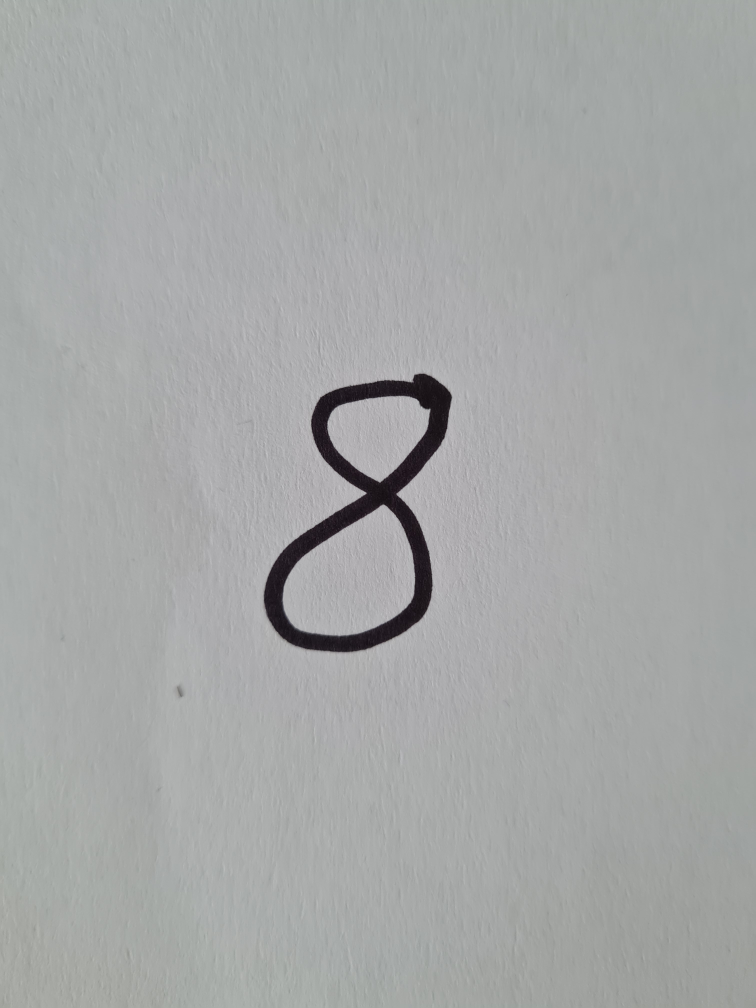
#> input picture 6. Computer Vision/04. Kernels, callbacks and thresholding/numbers/8.jpg, 3024 x 4032 px (shown at 1/4 size)
$ jupyter execute --allow-errors 'Mini projects.ipynb'   (shell and % lines are left out)
#> lines starting #> are read from the running program, lines starting #| are printed output that depends on the picture; after the words box and inside, x2 and y2 are one past the last pixel; in counts of white or black regions, pixels touching at a corner belong together
# Mini projects

## Level 1

### Photo art app

1. Create a function that receives an image and converts it to a sketch so it looks similar to this:

### Instagram filters app

1. Create a function that given a photo it applies a black and white filter
1. Create a filter that will change color of the image

## Level 2

### Photo art app

1. Change the app so it can now do the same but using your webcam to make it in real time
**Hint:** you can use ```cv2.VideoCapture(0)```

### Photo correction app

1. Create a funtion to clean *noise* from images

### Instagram filters app

1. Create a function that applies a sepia filter to the image, for a BGR image apply this kernel:
        [0.272, 0.534, 0.131],
        [0.349, 0.686, 0.168],
        [0.393, 0.769, 0.189]

Get the BGR value of the pixel.
Calculate tr, tg and tb using the formula

tb = 0.272R + 0.534G + 0.131B
tg = 0.349R + 0.686G + 0.168B
tr = 0.393R + 0.769G + 0.189B

Take the integer value.

Set the new RGB value of the pixel as per the following condition:

If tb > 255 then b = 255 else b = tb
If tg > 255 then g = 255 else g = tg
If tr > 255 then r = 255 else r = tr

Example:

Consider a color pixel with the following values

A = 255

R = 100

G = 150

B = 200

Where A, R, G and B represents the Alpha, Red, Green and Blue value of the pixel.

Remember! ARGB will have an integer value in the range 0 to 255.

So, to convert the color pixel into sepia pixel we have to first calculate tr, tg and tb.

tr = 0.393(100) + 0.769(150) + 0.189(200)

tr = 192.45

tr = 192 (taking integer value)

Similarly,

tg = 0.349(100) + 0.686(150) + 0.168(200) = 171 (taking integer value)

and tb = 0.272(100) + 0.534(150) + 0.131(200) = 133 (taking integer value)

## Level 3

### Instagram filters app

1. Apply the sepia filter by using the cv2.transfor function
1. Create different filters from the sepia filter so it renders different images

# More projects

## Handwriting recognition

1. Write a one digit number (from 0 to 9) on a paper and using your mobile phone take a picture of it
1. Crop the image manually and pass it to a a function that will process it so it looks like a char in the MNIST dataset, make sure it is the correct size as well

1. Pass it through a MNIST classifier and print the prediction on screen

1. Modify the image so now it also contains the predicted result on the image
1. Try it with all digits

[cell 1]
import cv2

import matplotlib.pyplot as plt

[cell 2]
#read image
path = 'numbers/8.jpg'
img = cv2.imread(path,0)
#> img: shape (4032, 3024); min 1, max 212, mean 166.5
img.shape
#> Out = (4032, 3024)

[cell 3]
plt.imshow(img, cmap='gray')

[cell 4]
#cropping image

cropped_img = img[1450:2650,1000:1900]
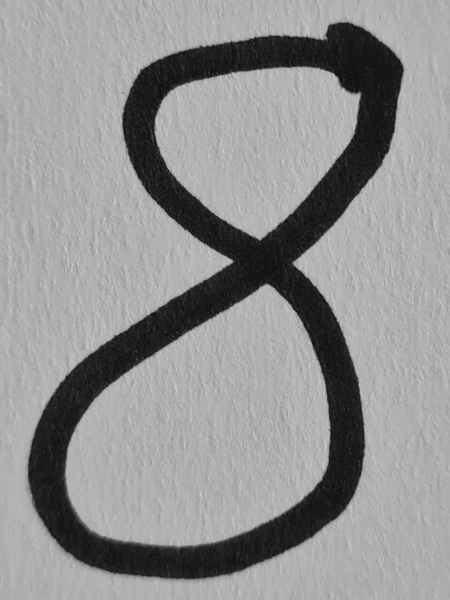
#> cropped_img: shape (1200, 900) (shown at 1/2 size); min 1, max 212, mean 145.2
plt.imshow(cropped_img,cmap='gray')

[cell 5]
# treshold application

ret, th = cv2.threshold(cropped_img,100,255,cv2.THRESH_BINARY_INV)
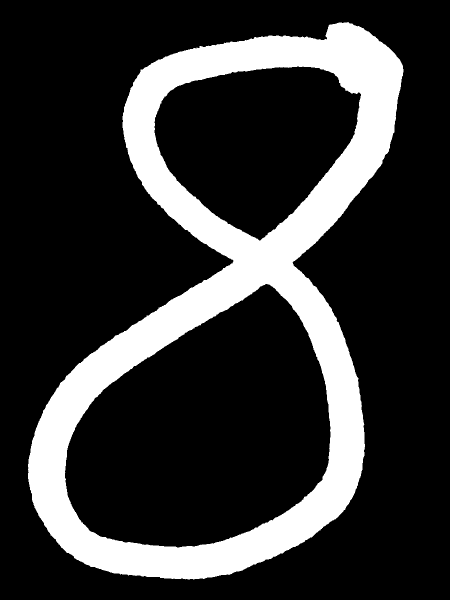
#> th: shape (1200, 900) (shown at 1/2 size); 20.7% white; 1 white region, box (x1, y1, x2, y2) and area: (56, 44, 807, 1159) 223490
plt.imshow(th, cmap='gray')
print(th.shape)
#| (1200, 900)

[cell 6]
#resize image

img_resized = cv2.resize(th,(28,28),interpolation= cv2.INTER_AREA)
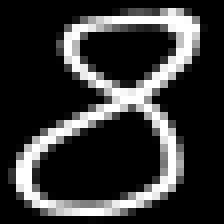
#> img_resized: shape (28, 28) (shown 8 times larger); min 0, max 255, mean 52.8

ret, otsu = cv2.threshold(img_resized, 40, 255,cv2.THRESH_BINARY)
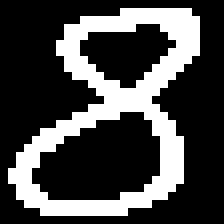
#> otsu: shape (28, 28) (shown 8 times larger); 28.1% white in thin lines or dots, all inside (x1, y1, x2, y2) = (1, 1, 25, 27)
#> (the rest of this cell did not finish here and is left out)

[cell 7]
from PIL import Image
import joblib
from xgboost import XGBClassifier

#> (a cell that did not finish here is left out)

#> (a cell that did not finish here is left out)

#> (a cell that did not finish here is left out)

[cell 11]
#automated had written numbers prediction prediction
import numpy as np
import joblib
from xgboost import XGBClassifier
import cv2
import matplotlib.pyplot as plt


def num_prediction(path):

    model = joblib.load('minst_XGboost.sav')

    img = cv2.imread(path,0)
    copy = img.copy()
    cropped_img = img[1450:2600,1000:1900]
    ret, th = cv2.threshold(cropped_img,100,255,cv2.THRESH_BINARY_INV)
    img_resized = cv2.resize(th,(28,28),interpolation= cv2.INTER_AREA)
    ret, otsu = cv2.threshold(img_resized, 10, 255,cv2.THRESH_BINARY)
    kernel = np.ones((3,3), np.uint8)
    dilated = cv2.dilate(otsu,kernel, iterations= 1)
    plt.imshow(dilated, cmap='gray')
    #prediction
    img_arr = dilated.flatten().reshape(1,784)

    return model.predict(img_arr)

[cell 12]
path = 'numbers/8.jpg'
#> path = 'numbers/8.jpg'

#> (the rest of this cell did not finish here and is left out)

$ run again, with 6. Computer Vision/04. Kernels, callbacks and thresholding/numbers/1.jpg copied over 6. Computer Vision/04. Kernels, callbacks and thresholding/numbers/8.jpg
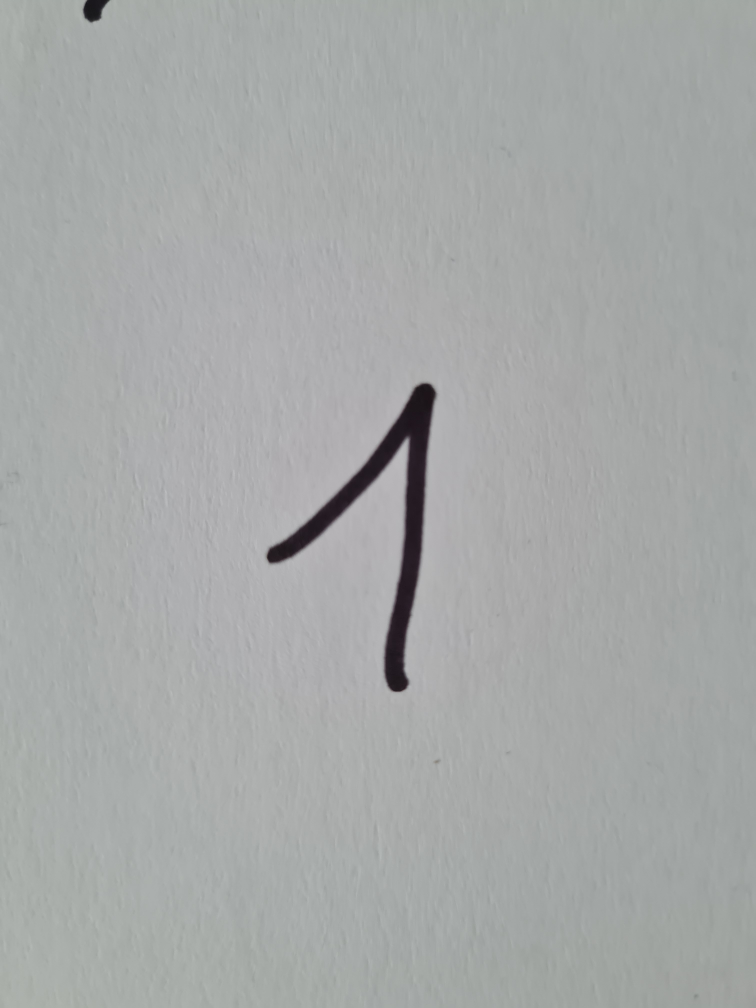
#> input picture 6. Computer Vision/04. Kernels, callbacks and thresholding/numbers/1.jpg, 3024 x 4032 px (shown at 1/4 size)
#> `ret, th = cv2.threshold(cropped_img,100,255,cv2.THRESH_BINARY_INV)`:
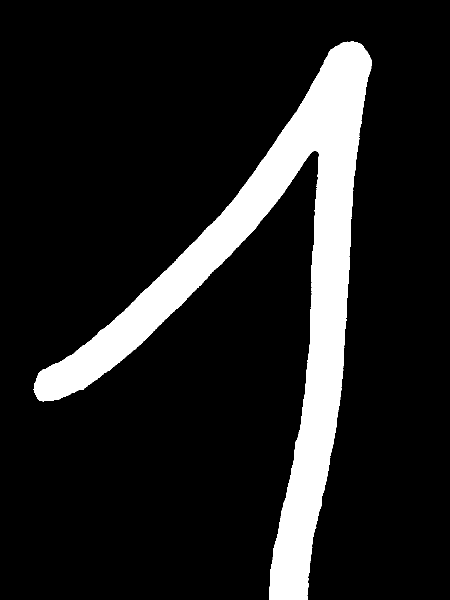
#> th: shape (1200, 900) (shown at 1/2 size); 13.1% white; 1 white region, box (x1, y1, x2, y2) and area: (67, 83, 744, 1200) 141814
#| (1200, 900)
#> `ret, otsu = cv2.threshold(img_resized, 40, 255,cv2.THRESH_BINARY)`:
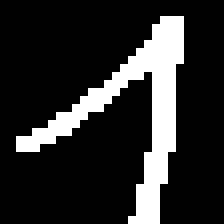
#> otsu: shape (28, 28) (shown 8 times larger); 17.1% white; 1 white region, box (x1, y1, x2, y2) and area: (2, 2, 23, 28) 134
#> path = 'numbers/8.jpg'
